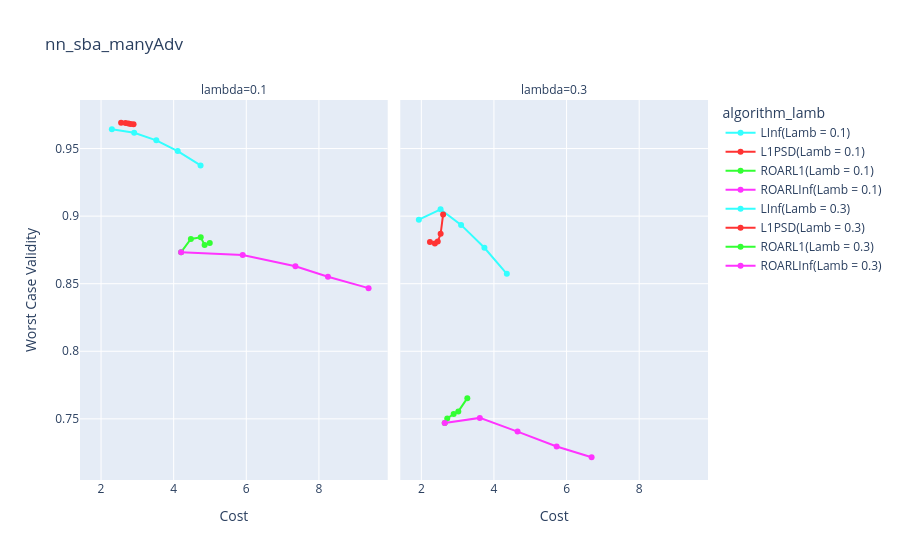

The code cell stored with this chart in its notebook:
### Code cell
# custom_colors = {
#     "Alg1(0.1)": "#009999",
#     "L1PSD(0.1)": "#990000",
#     "ROARL1(0.1)": "#009900",
#     "ROARLInf(0.1)": "#990099",
#     "Alg1(0.3)": "#33FFFF",
#     "L1PSD(0.3)": "#FF3333",
#     "ROARL1(0.3)": "#33FF33",
#     "ROARLInf(0.3)": "#FF33FF"
# }

custom_colors = {
    "LInf(Lamb = 0.1)": "#33FFFF",
    "L1PSD(Lamb = 0.1)": "#FF3333",
    "ROARL1(Lamb = 0.1)": "#33FF33",
    "ROARLInf(Lamb = 0.1)": "#FF33FF",
    "LInf(Lamb = 0.3)": "#33FFFF",
    "L1PSD(Lamb = 0.3)": "#FF3333",
    "ROARL1(Lamb = 0.3)": "#33FF33",
    "ROARLInf(Lamb = 0.3)": "#FF33FF"
}
fig = px.line(df_graph, 
           x="Cost", y="Worst Case Validity", 
           color="algorithm_lamb",
           hover_data=["alpha", "lambda"],
           title=f"{params['base_model']}_{params['data']}_{params['adv_method']}Adv",
           markers=True,
           color_discrete_map=custom_colors,
           facet_col="lambda") 
fig


fig.write_html(f"{params['base_model']}_{params['data']}_costValidityTradeoff_{params['adv_method']}Adv.html")
fig

### Figure 1 — Plotly figure (JSON) as saved in the notebook; plotly's stock layout.template omitted (floating-point values rounded to 4 significant figures)
{"data": [{"customdata": [[0, 0.1], [0.125, 0.1], [0.25, 0.1], [0.375, 0.1], [0.5, 0.1]], "hovertemplate": "algorithm_lamb=LInf(Lamb = 0.1)<br>lambda=%{customdata[1]}<br>Cost=%{x}<br>Worst Case Validity=%{y}<br>alpha=%{customdata[0]}<extra></extra>", "legendgroup": "LInf(Lamb = 0.1)", "line": {"color": "#33FFFF", "dash": "solid"}, "marker": {"symbol": "circle"}, "mode": "lines+markers", "name": "LInf(Lamb = 0.1)", "orientation": "v", "showlegend": true, "type": "scatter", "x": [2.297, 2.912, 3.522, 4.112, 4.74], "xaxis": "x", "y": [0.9643, 0.9617, 0.9561, 0.9481, 0.9376], "yaxis": "y"}, {"customdata": [[0, 0.1], [0.125, 0.1], [0.25, 0.1], [0.375, 0.1], [0.5, 0.1]], "hovertemplate": "algorithm_lamb=L1PSD(Lamb = 0.1)<br>lambda=%{customdata[1]}<br>Cost=%{x}<br>Worst Case Validity=%{y}<br>alpha=%{customdata[0]}<extra></extra>", "legendgroup": "L1PSD(Lamb = 0.1)", "line": {"color": "#FF3333", "dash": "solid"}, "marker": {"symbol": "circle"}, "mode": "lines+markers", "name": "L1PSD(Lamb = 0.1)", "orientation": "v", "showlegend": true, "type": "scatter", "x": [2.552, 2.673, 2.753, 2.814, 2.895], "xaxis": "x", "y": [0.9691, 0.9688, 0.9685, 0.9682, 0.9679], "yaxis": "y"}, {"customdata": [[0, 0.1], [0.125, 0.1], [0.25, 0.1], [0.375, 0.1], [0.5, 0.1]], "hovertemplate": "algorithm_lamb=ROARL1(Lamb = 0.1)<br>lambda=%{customdata[1]}<br>Cost=%{x}<br>Worst Case Validity=%{y}<br>alpha=%{customdata[0]}<extra></extra>", "legendgroup": "ROARL1(Lamb = 0.1)", "line": {"color": "#33FF33", "dash": "solid"}, "marker": {"symbol": "circle"}, "mode": "lines+markers", "name": "ROARL1(Lamb = 0.1)", "orientation": "v", "showlegend": true, "type": "scatter", "x": [4.205, 4.474, 4.745, 4.853, 4.994], "xaxis": "x", "y": [0.8733, 0.8831, 0.8843, 0.8786, 0.88], "yaxis": "y"}, {"customdata": [[0, 0.1], [0.125, 0.1], [0.25, 0.1], [0.375, 0.1], [0.5, 0.1]], "hovertemplate": "algorithm_lamb=ROARLInf(Lamb = 0.1)<br>lambda=%{customdata[1]}<br>Cost=%{x}<br>Worst Case Validity=%{y}<br>alpha=%{customdata[0]}<extra></extra>", "legendgroup": "ROARLInf(Lamb = 0.1)", "line": {"color": "#FF33FF", "dash": "solid"}, "marker": {"symbol": "circle"}, "mode": "lines+markers", "name": "ROARLInf(Lamb = 0.1)", "orientation": "v", "showlegend": true, "type": "scatter", "x": [4.205, 5.901, 7.353, 8.249, 9.368], "xaxis": "x", "y": [0.8733, 0.8713, 0.863, 0.8552, 0.8467], "yaxis": "y"}, {"customdata": [[0, 0.3], [0.125, 0.3], [0.25, 0.3], [0.375, 0.3], [0.5, 0.3]], "hovertemplate": "algorithm_lamb=LInf(Lamb = 0.3)<br>lambda=%{customdata[1]}<br>Cost=%{x}<br>Worst Case Validity=%{y}<br>alpha=%{customdata[0]}<extra></extra>", "legendgroup": "LInf(Lamb = 0.3)", "line": {"color": "#33FFFF", "dash": "solid"}, "marker": {"symbol": "circle"}, "mode": "lines+markers", "name": "LInf(Lamb = 0.3)", "orientation": "v", "showlegend": true, "type": "scatter", "x": [1.932, 2.53, 3.095, 3.738, 4.355], "xaxis": "x2", "y": [0.8974, 0.905, 0.8935, 0.8766, 0.8573], "yaxis": "y2"}, {"customdata": [[0, 0.3], [0.125, 0.3], [0.25, 0.3], [0.375, 0.3], [0.5, 0.3]], "hovertemplate": "algorithm_lamb=L1PSD(Lamb = 0.3)<br>lambda=%{customdata[1]}<br>Cost=%{x}<br>Worst Case Validity=%{y}<br>alpha=%{customdata[0]}<extra></extra>", "legendgroup": "L1PSD(Lamb = 0.3)", "line": {"color": "#FF3333", "dash": "solid"}, "marker": {"symbol": "circle"}, "mode": "lines+markers", "name": "L1PSD(Lamb = 0.3)", "orientation": "v", "showlegend": true, "type": "scatter", "x": [2.237, 2.373, 2.452, 2.532, 2.6], "xaxis": "x2", "y": [0.8808, 0.8798, 0.8812, 0.8869, 0.9012], "yaxis": "y2"}, {"customdata": [[0, 0.3], [0.125, 0.3], [0.25, 0.3], [0.375, 0.3], [0.5, 0.3]], "hovertemplate": "algorithm_lamb=ROARL1(Lamb = 0.3)<br>lambda=%{customdata[1]}<br>Cost=%{x}<br>Worst Case Validity=%{y}<br>alpha=%{customdata[0]}<extra></extra>", "legendgroup": "ROARL1(Lamb = 0.3)", "line": {"color": "#33FF33", "dash": "solid"}, "marker": {"symbol": "circle"}, "mode": "lines+markers", "name": "ROARL1(Lamb = 0.3)", "orientation": "v", "showlegend": true, "type": "scatter", "x": [2.644, 2.713, 2.891, 3.019, 3.267], "xaxis": "x2", "y": [0.7469, 0.7503, 0.7536, 0.7555, 0.7653], "yaxis": "y2"}, {"customdata": [[0, 0.3], [0.125, 0.3], [0.25, 0.3], [0.375, 0.3], [0.5, 0.3]], "hovertemplate": "algorithm_lamb=ROARLInf(Lamb = 0.3)<br>lambda=%{customdata[1]}<br>Cost=%{x}<br>Worst Case Validity=%{y}<br>alpha=%{customdata[0]}<extra></extra>", "legendgroup": "ROARLInf(Lamb = 0.3)", "line": {"color": "#FF33FF", "dash": "solid"}, "marker": {"symbol": "circle"}, "mode": "lines+markers", "name": "ROARLInf(Lamb = 0.3)", "orientation": "v", "showlegend": true, "type": "scatter", "x": [2.644, 3.611, 4.65, 5.727, 6.689], "xaxis": "x2", "y": [0.7469, 0.7507, 0.7406, 0.7296, 0.7216], "yaxis": "y2"}], "layout": {"annotations": [{"font": {}, "showarrow": false, "text": "lambda=0.1", "x": 0.245, "xanchor": "center", "xref": "paper", "y": 1, "yanchor": "bottom", "yref": "paper"}, {"font": {}, "showarrow": false, "text": "lambda=0.3", "x": 0.755, "xanchor": "center", "xref": "paper", "y": 1, "yanchor": "bottom", "yref": "paper"}], "legend": {"title": {"text": "algorithm_lamb"}, "tracegroupgap": 0}, "title": {"text": "nn_sba_manyAdv"}, "xaxis": {"anchor": "y", "domain": [0, 0.49], "title": {"text": "Cost"}}, "xaxis2": {"anchor": "y2", "domain": [0.51, 1], "matches": "x", "title": {"text": "Cost"}}, "yaxis": {"anchor": "x", "domain": [0, 1], "title": {"text": "Worst Case Validity"}}, "yaxis2": {"anchor": "x2", "domain": [0, 1], "matches": "y", "showticklabels": false}}}
